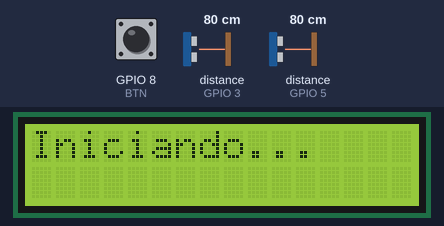
Bench run of a sketch on a simulated ESP32-S3. Parts: 16×2 character LCD. Wiring (inferred from the names in the program): 2 × ultrasonic range finder: trigger GPIO 2, echo GPIO 3 / trigger GPIO 4, echo GPIO 5. The test bench sets the inputs (shaded band); at power-on: distance to the obstacle (sensors on GPIO 3, GPIO 5) 80 cm, GPIO 8 (BTN) HIGH. The echo pulse lasts 58.3 µs per cm; WiFi joins after 1.5 s; servers stay silent unless stated; network time is answered at once with the bench clock; uploads are accepted with an empty reply; the local clock reads 2024-03-15 10:24:30 at power-on unless the sketch sets it; EEPROM starts erased; what the sketch prints to the serial monitor is not drawn.

Above: at 0.1 s.
At 2.7 s:
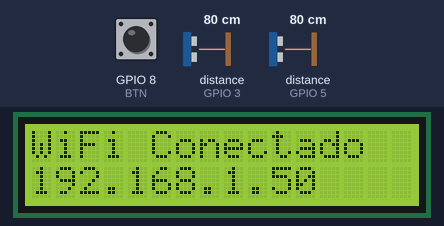
At 5.8 s:
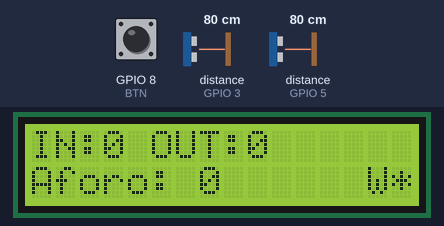
5.9 s: distance to the obstacle (sensor on GPIO 3) set to 2 cm
8.0 s: distance to the obstacle (sensor on GPIO 5) set to 2 cm
11.0 s: GPIO 8 (BTN) pulled LOW for 0.15 s
Timing chart, 0 to 14.0 s (numbered marks = the images above; inputs shaded):
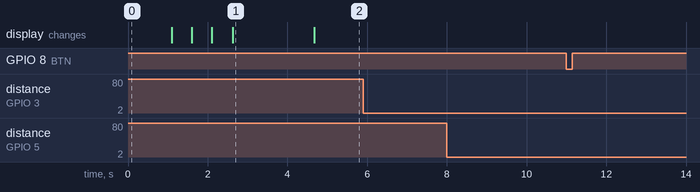

Measured:
- after the input at 5.9 s, every drawn part: stays the same
- after the input at 8.0 s, every drawn part: stays the same
- after the input at 11.0 s, every drawn part: stays the same
- what the display in image 1 shows lasts 2.1 s, from 2.6 s to 4.7 s

The sketch:

contador_personas_wifi.ino
```cpp
#include <Wire.h>
#include <LiquidCrystal_I2C.h>
#include <EEPROM.h>
#include <WiFi.h>           // Para ESP32 (usa ESP8266WiFi.h para ESP8266)
#include <HTTPClient.h>
#include <ArduinoJson.h>
#include <NTPClient.h>
#include <WiFiUdp.h>

// --------- Configuración WiFi ----------
const char* ssid = "TU_WIFI_SSID";        // Cambiar por tu SSID
const char* password = "TU_WIFI_PASSWORD"; // Cambiar por tu contraseña
const char* serverUrl = "https://tu-app.vercel.app/api/counter"; // Cambiar por tu URL de Vercel

// --------- NTP para fecha/hora ----------
WiFiUDP ntpUDP;
NTPClient timeClient(ntpUDP, "pool.ntp.org", -3*3600, 60000); // UTC-3 para Argentina

// --------- Pines ----------
const int TA = 2, EA = 3;   // Sensor A: TRIG/ECHO
const int TB = 4, EB = 5;   // Sensor B: TRIG/ECHO
const int BTN = 8;          // Botón reset (diagonal a GND)

// --------- LCD ----------
#define LCD_ADDR 0x27
LiquidCrystal_I2C lcd(LCD_ADDR, 16, 2);

// --------- Direcciones EEPROM ----------
const int EEPROM_NEAR = 0;
const int EEPROM_FAR = 2;
const int EEPROM_MAGIC = 4;
const int EEPROM_IN_COUNT = 6;  // Guardar contadores en EEPROM
const int EEPROM_OUT_COUNT = 10;

// --------- Parámetros configurables ----------
int NEAR_CM = 45;
int FAR_CM = 50;
const int N_MEDIAN = 3;
const unsigned long MAX_GAP_MS = 1200;
const unsigned long CLEAR_MS = 250;
const unsigned long STUCK_TIMEOUT = 5000;
const int BETWEEN_SAMPLES_MS = 5;
const int BETWEEN_SENSORS_MS = 40;
const unsigned long MAX_COUNT = 999999;
const unsigned long SEND_INTERVAL = 5000; // Enviar datos cada 5 segundos

// --------- Estado / contadores ----------
enum Phase { ARMED, DECIDED, CLEARING };
Phase phase = ARMED;

unsigned long tRiseA = 0, tRiseB = 0;
unsigned long stuckTimer = 0;
bool nearA = false, nearB = false;
bool prevNearA = false, prevNearB = false;

unsigned long inCnt = 0, outCnt = 0;
long aforo = 0;
unsigned long clearStart = 0;
unsigned long lastSendTime = 0;
bool dataChanged = false;

// --------- Registro de eventos ----------
struct Event {
  unsigned long timestamp;
  bool isEntry;
  int aforoAtTime;
};
const int MAX_EVENTS = 10;
Event eventLog[MAX_EVENTS];
int eventIndex = 0;

// --------- Funciones de utilidad ----------
void swap(long &a, long &b) {
  long temp = a;
  a = b;
  b = temp;
}

// --------- Funciones WiFi ----------
void setupWiFi() {
  WiFi.begin(ssid, password);
  lcd.clear();
  lcd.setCursor(0, 0);
  lcd.print(F("Conectando WiFi"));

  int attempts = 0;
  while (WiFi.status() != WL_CONNECTED && attempts < 30) {
    delay(500);
    lcd.setCursor(attempts % 16, 1);
    lcd.print(".");
    attempts++;
  }

  if (WiFi.status() == WL_CONNECTED) {
    lcd.clear();
    lcd.setCursor(0, 0);
    lcd.print(F("WiFi Conectado"));
    lcd.setCursor(0, 1);
    lcd.print(WiFi.localIP());
    Serial.println(F("WiFi conectado"));
    Serial.print(F("IP: "));
    Serial.println(WiFi.localIP());
    delay(2000);
  } else {
    lcd.clear();
    lcd.setCursor(0, 0);
    lcd.print(F("WiFi Fallo"));
    Serial.println(F("Fallo conexión WiFi"));
  }
}

void sendDataToServer() {
  if (WiFi.status() != WL_CONNECTED) {
    Serial.println(F("WiFi no conectado, intentando reconectar..."));
    setupWiFi();
    return;
  }

  HTTPClient http;
  http.begin(serverUrl);
  http.addHeader("Content-Type", "application/json");

  // Obtener timestamp
  timeClient.update();
  String timestamp = timeClient.getFormattedDate();

  // Crear JSON
  StaticJsonDocument<256> doc;
  doc["inCount"] = inCnt;
  doc["outCount"] = outCnt;
  doc["aforo"] = aforo;
  doc["timestamp"] = timestamp;
  doc["deviceId"] = WiFi.macAddress();

  // Agregar últimos eventos si hay
  JsonArray events = doc.createNestedArray("recentEvents");
  int startIdx = (eventIndex - 3 + MAX_EVENTS) % MAX_EVENTS;
  for (int i = 0; i < 3; i++) {
    int idx = (startIdx + i) % MAX_EVENTS;
    if (eventLog[idx].timestamp > 0) {
      JsonObject event = events.createNestedObject();
      event["timestamp"] = eventLog[idx].timestamp;
      event["isEntry"] = eventLog[idx].isEntry;
      event["aforoAtTime"] = eventLog[idx].aforoAtTime;
    }
  }

  String jsonString;
  serializeJson(doc, jsonString);

  Serial.print(F("Enviando datos: "));
  Serial.println(jsonString);

  int httpCode = http.POST(jsonString);

  if (httpCode > 0) {
    String response = http.getString();
    Serial.print(F("Respuesta servidor ("));
    Serial.print(httpCode);
    Serial.print(F("): "));
    Serial.println(response);

    if (httpCode == 200) {
      dataChanged = false;
    }
  } else {
    Serial.print(F("Error enviando datos: "));
    Serial.println(http.errorToString(httpCode));
  }

  http.end();
}

// --------- Funciones EEPROM ----------
void loadCalibration() {
  int magic;
  EEPROM.get(EEPROM_MAGIC, magic);
  if (magic == 0x1234) {
    EEPROM.get(EEPROM_NEAR, NEAR_CM);
    EEPROM.get(EEPROM_FAR, FAR_CM);
    EEPROM.get(EEPROM_IN_COUNT, inCnt);
    EEPROM.get(EEPROM_OUT_COUNT, outCnt);
    aforo = inCnt - outCnt;
    Serial.println(F("Calibración y contadores cargados de EEPROM"));
  } else {
    Serial.println(F("Usando valores por defecto"));
    saveCalibration();
  }
}

void saveCalibration() {
  EEPROM.put(EEPROM_NEAR, NEAR_CM);
  EEPROM.put(EEPROM_FAR, FAR_CM);
  EEPROM.put(EEPROM_MAGIC, 0x1234);
  Serial.println(F("Calibración guardada"));
}

void saveCounters() {
  EEPROM.put(EEPROM_IN_COUNT, inCnt);
  EEPROM.put(EEPROM_OUT_COUNT, outCnt);
}

// --------- Lecturas con mediana ----------
long readCM(int t, int e) {
  digitalWrite(t, LOW);
  delayMicroseconds(2);
  digitalWrite(t, HIGH);
  delayMicroseconds(10);
  digitalWrite(t, LOW);

  unsigned long us = pulseIn(e, HIGH, 30000UL);
  if (us == 0) return 9999;

  long cm = us / 58;
  if (cm < 2 || cm > 400) return 9999;
  return cm;
}

long medianCM(int t, int e) {
  long v[N_MEDIAN];
  int validReadings = 0;

  for (int i = 0; i < N_MEDIAN; i++) {
    v[i] = readCM(t, e);
    if (v[i] < 9999) validReadings++;
    if (i < N_MEDIAN - 1) delay(BETWEEN_SAMPLES_MS);
  }

  if (validReadings == 0) return 9999;

  if (v[0] > v[1]) swap(v[0], v[1]);
  if (v[1] > v[2]) swap(v[1], v[2]);
  if (v[0] > v[1]) swap(v[0], v[1]);

  return v[1];
}

// --------- LCD ----------
void printLCD() {
  lcd.clear();

  lcd.setCursor(0, 0);
  lcd.print(F("IN:"));
  lcd.print(inCnt);
  lcd.print(F(" OUT:"));
  lcd.print(outCnt);

  lcd.setCursor(0, 1);
  lcd.print(F("Aforo: "));
  if (aforo < 0) {
    lcd.print(F("0"));
  } else {
    lcd.print(aforo);
  }

  // Indicador WiFi
  lcd.setCursor(14, 1);
  if (WiFi.status() == WL_CONNECTED) {
    lcd.print(F("W"));
  }

  lcd.setCursor(15, 1);
  switch(phase) {
    case ARMED:    lcd.print(F("*")); break;
    case CLEARING: lcd.print(F(".")); break;
    default:       lcd.print(F(" ")); break;
  }
}

// --------- Registro de eventos ----------
void logEvent(bool isEntry) {
  eventLog[eventIndex].timestamp = millis();
  eventLog[eventIndex].isEntry = isEntry;
  eventLog[eventIndex].aforoAtTime = aforo;
  eventIndex = (eventIndex + 1) % MAX_EVENTS;
  dataChanged = true;
}

// --------- Manejo de overflow ----------
void checkOverflow() {
  if (inCnt >= MAX_COUNT || outCnt >= MAX_COUNT) {
    Serial.println(F("¡Alerta: Contador cerca del límite!"));
  }
}

// --------- Setup ----------
void setup() {
  Serial.begin(115200);

  // Configurar pines
  pinMode(TA, OUTPUT);
  pinMode(EA, INPUT);
  pinMode(TB, OUTPUT);
  pinMode(EB, INPUT);
  pinMode(BTN, INPUT_PULLUP);

  // Inicializar I2C y LCD
  Wire.begin();
  lcd.init();
  lcd.backlight();

  lcd.setCursor(0, 0);
  lcd.print(F("Iniciando..."));
  delay(1000);

  // Cargar calibración y contadores
  loadCalibration();

  // Conectar WiFi
  setupWiFi();

  // Inicializar cliente NTP
  timeClient.begin();

  // Mostrar estado inicial
  printLCD();

  Serial.println(F("========================================"));
  Serial.println(F("Sistema Contador de Personas v3.0 WiFi"));
  Serial.println(F("Modo: Bidireccional con aforo y WiFi"));
  Serial.print(F("NEAR_CM: ")); Serial.print(NEAR_CM);
  Serial.print(F(" FAR_CM: ")); Serial.println(FAR_CM);
  Serial.println(F("A->B: ENTRADA, B->A: SALIDA"));
  Serial.println(F("========================================"));
}

// --------- Loop principal ----------
void loop() {
  // Reset manual con botón
  if (digitalRead(BTN) == LOW) {
    delay(50);
    if (digitalRead(BTN) == LOW) {
      inCnt = 0;
      outCnt = 0;
      aforo = 0;
      tRiseA = 0;
      tRiseB = 0;
      phase = ARMED;
      clearStart = 0;
      stuckTimer = 0;
      saveCounters();
      dataChanged = true;
      printLCD();
      Serial.println(F("Reset manual ejecutado"));
      while (digitalRead(BTN) == LOW);
      delay(200);
    }
  }

  // Leer sensores
  long a = medianCM(TA, EA);
  delay(BETWEEN_SENSORS_MS);
  long b = medianCM(TB, EB);

  nearA = prevNearA ? (a <= FAR_CM) : (a <= NEAR_CM);
  nearB = prevNearB ? (b <= FAR_CM) : (b <= NEAR_CM);

  unsigned long now = millis();

  // Detectar flancos de subida
  if (!prevNearA && nearA) {
    tRiseA = now;
    stuckTimer = now;
  }
  if (!prevNearB && nearB) {
    tRiseB = now;
    stuckTimer = now;
  }

  prevNearA = nearA;
  prevNearB = nearB;

  // Verificar timeout anti-stuck
  if ((nearA || nearB) && stuckTimer > 0 && (now - stuckTimer > STUCK_TIMEOUT)) {
    Serial.println(F("Timeout: Objeto estático detectado"));
    tRiseA = 0;
    tRiseB = 0;
    phase = ARMED;
    stuckTimer = 0;
  }

  // --- MÁQUINA DE ESTADOS ---
  switch (phase) {
    case ARMED:
      if (!nearA && !nearB) {
        stuckTimer = 0;
      }

      if (nearA && nearB) {
        if (tRiseA && tRiseB && (abs((long)tRiseA - (long)tRiseB) <= (long)MAX_GAP_MS)) {
          if (tRiseA < tRiseB) {
            inCnt++;
            aforo = inCnt - outCnt;
            logEvent(true);
            Serial.println(F(">>> ENTRADA detectada"));
            sendDataToServer(); // Enviar inmediatamente
          } else {
            outCnt++;
            aforo = inCnt - outCnt;
            logEvent(false);
            Serial.println(F("<<< SALIDA detectada"));
            sendDataToServer(); // Enviar inmediatamente
          }
          saveCounters();
          printLCD();
          checkOverflow();
          phase = CLEARING;
          clearStart = 0;
          stuckTimer = 0;
        }
      } else {
        if (tRiseA && !nearB && (now - tRiseA > MAX_GAP_MS)) {
          tRiseA = 0;
          stuckTimer = 0;
        }
        if (tRiseB && !nearA && (now - tRiseB > MAX_GAP_MS)) {
          tRiseB = 0;
          stuckTimer = 0;
        }

        if (tRiseA && nearB && (now - tRiseA <= MAX_GAP_MS)) {
          inCnt++;
          aforo = inCnt - outCnt;
          logEvent(true);
          Serial.println(F(">>> ENTRADA por secuencia"));
          sendDataToServer();
          saveCounters();
          printLCD();
          checkOverflow();
          phase = CLEARING;
          clearStart = 0;
          stuckTimer = 0;
        }
        if (tRiseB && nearA && (now - tRiseB <= MAX_GAP_MS)) {
          outCnt++;
          aforo = inCnt - outCnt;
          logEvent(false);
          Serial.println(F("<<< SALIDA por secuencia"));
          sendDataToServer();
          saveCounters();
          printLCD();
          checkOverflow();
          phase = CLEARING;
          clearStart = 0;
          stuckTimer = 0;
        }
      }
      break;

    case CLEARING:
      if (!nearA && !nearB) {
        if (clearStart == 0) {
          clearStart = now;
        }
        if (now - clearStart >= CLEAR_MS) {
          tRiseA = 0;
          tRiseB = 0;
          phase = ARMED;
          clearStart = 0;
          stuckTimer = 0;
          Serial.println(F("Sistema rearmado"));
        }
      } else {
        clearStart = 0;
      }
      break;

    case DECIDED:
      phase = ARMED;
      break;
  }

  // Enviar datos periódicamente aunque no haya cambios
  if (now - lastSendTime >= SEND_INTERVAL) {
    if (dataChanged || (now - lastSendTime >= SEND_INTERVAL * 2)) {
      sendDataToServer();
      lastSendTime = now;
    }
  }

  // Debug
  static unsigned long lastDebug = 0;
  if (now - lastDebug > 500) {
    if (nearA || nearB || phase != ARMED) {
      Serial.print(F("A:"));
      Serial.print((a < 9999) ? a : -1);
      Serial.print(F("cm B:"));
      Serial.print((b < 9999) ? b : -1);
      Serial.print(F("cm | IN:"));
      Serial.print(inCnt);
      Serial.print(F(" OUT:"));
      Serial.print(outCnt);
      Serial.print(F(" AFORO:"));
      Serial.println(aforo);
      lastDebug = now;
    }
  }
}
```
